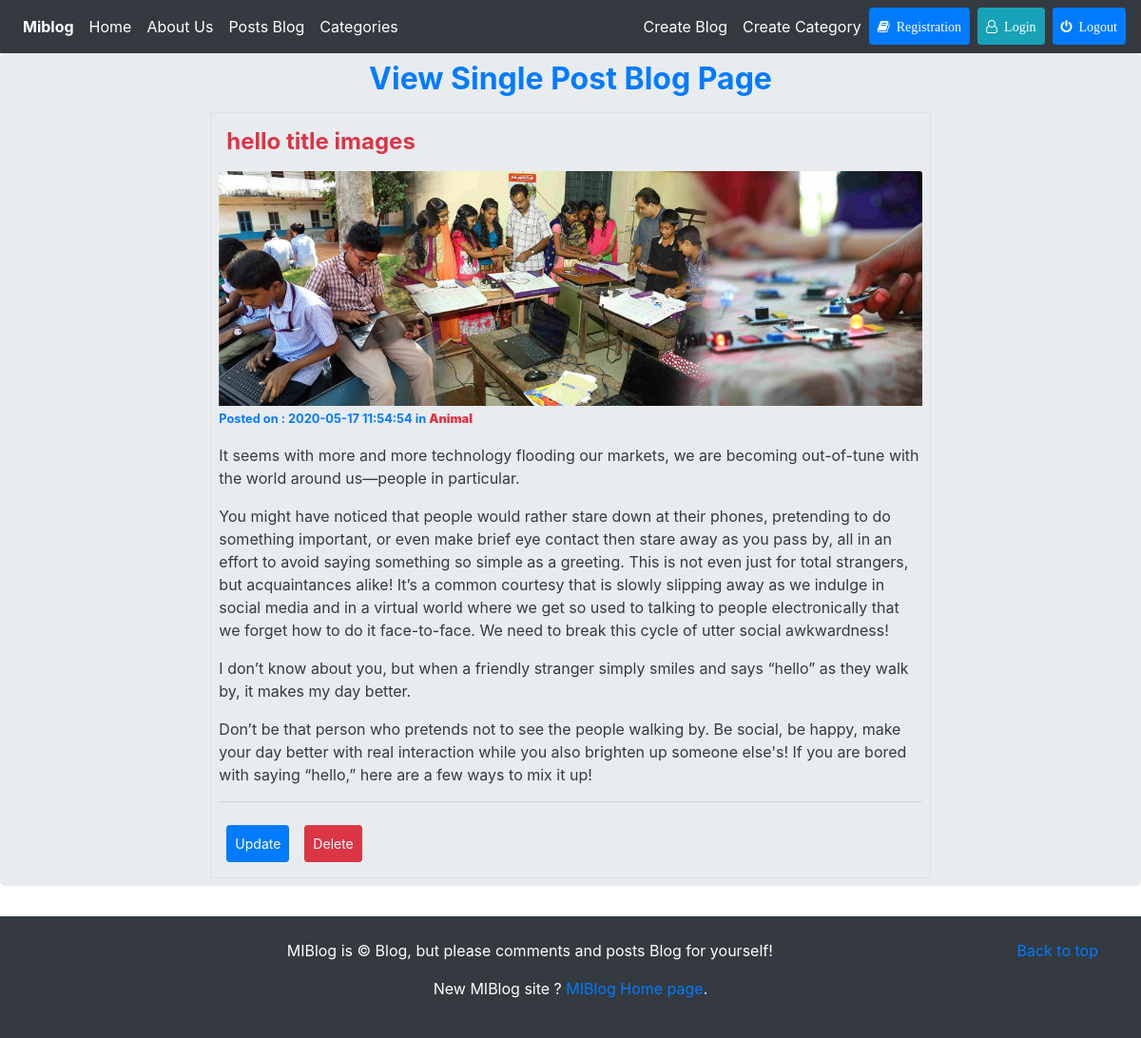
The app's page /posts/hello-title-images with its own data.
### tables this page shows
CREATE TABLE `posts` (
  `id` int(11) NOT NULL,
  `category_id` int(11) NOT NULL,
  `user_id` int(11) NOT NULL,
  `title` varchar(255) NOT NULL,
  `slug` varchar(255) NOT NULL,
  `body` text NOT NULL,
  `post_image` varchar(255) NOT NULL,
  `created_at` timestamp NOT NULL DEFAULT current_timestamp()
);

CREATE TABLE `categories` (
  `category_id` int(11) NOT NULL,
  `category_name` varchar(255) NOT NULL,
  `created_at` timestamp NOT NULL DEFAULT current_timestamp()
);

### application/controllers/Posts.php (called while the page is built, shortened)
<?php
	class Posts extends CI_Controller{
		public function view($slug = NULL){
			$data['post'] = $this->Post_model->get_posts($slug);
			$data['categories'] = $this->Post_model->get_posts($slug);
			$this->load->view('templates/header');
			$this->load->view('posts/view' , $data);
			$this->load->view('templates/footer');
		}
	}
?>

### index.php (called while the page is built, shortened)
<?php
require_once BASEPATH.'core/CodeIgniter.php';

### application/models/Post_model.php (called while the page is built, shortened)
<?php
	class Post_model extends CI_Model{
		public function get_posts($slug = FALSE){
			$this->db->order_by('posts.id','DESC');
			$this->db->join('categories','categories.category_id = posts.category_id');
			$query = $this->db->get_where('posts',array('slug' => $slug));
			return $query->row_array();
		}
	}
?>

### application/views/posts/view.php (the view)
<section class="jumbotron py-2">
   <h2 class="text-center pb-2 text-primary font-weight-bold">View Single Post Blog Page</h2>
   <div class="container col-md-8 text-dark border p-2 m-auto">
		<h4 class="text-danger p-2 font-weight-bold"> <?php echo $post['title']; ?> </h2>
		<img class="card-img-top" src="<?php echo base_url(); ?>assets/images/posts/<?php echo $post['post_image']; ?>"
			alt="post_image" style="max_width=500;max_height=500;">
		<small class="text-primary font-weight-bold m-auto"> Posted on : <?php echo $post['created_at']; ?>
		in <strong class="text-danger"><?php echo $categories['category_name']; ?></strong>
		</small>
		<p><?php echo $post['body']; ?></p>
   	    <hr>
   	    <div class="d-flex">
			<a class="btn btn-primary btn-sm p-2 m-2 pull-left" href="edit/<?php echo $post['slug']; ?>">Update</a>
			<?php echo form_open('posts/delete/'.$post['id']); ?>
				<button type="submit" class="btn btn-danger btn-sm p-2 m-2 pull-right">Delete</button>
			</form>
		</div>
   </div>
</section>

### records on screen
posts: title "hello title images", post_image (picture), category.created_at "2020-05-17 11:54:54", category.category_name "Animal", body "It seems with more and more technology flooding our markets, we are becoming out-of-tune with the world around us—people in particular. You might have noticed that people would rather stare down at their phones, pretending to do something important, or even make brief eye contact then stare away as you pass by, all in an effort to avoid saying something so simple as a greeting. This is not even just for total strangers, but acquaintances alike! It’s a common courtesy that is slowly slipping away as we indulge in social media and in a virtual world where we get so used to talking to people electronically that we forget how to do it face-to-face. We need to break this cycle of utter social…"
